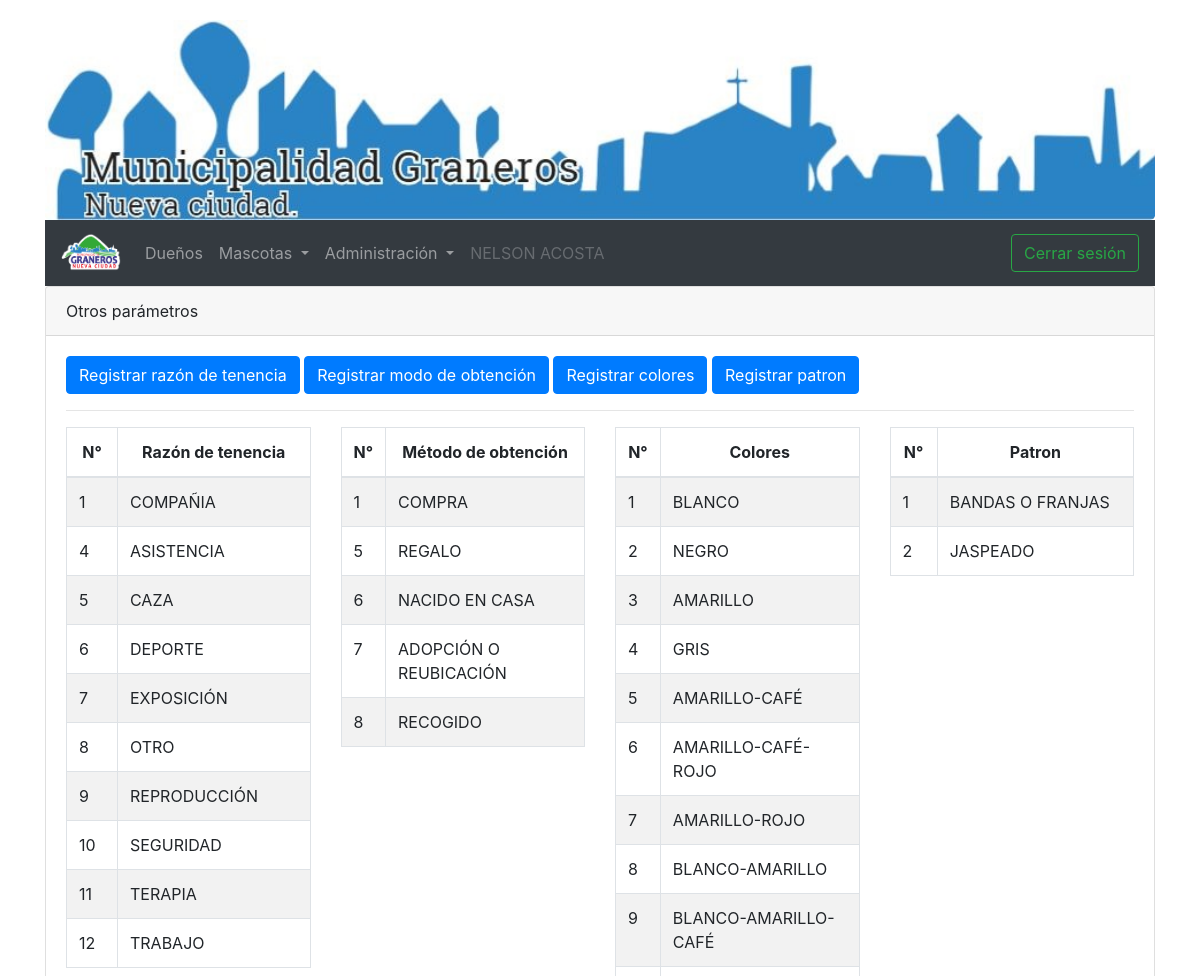
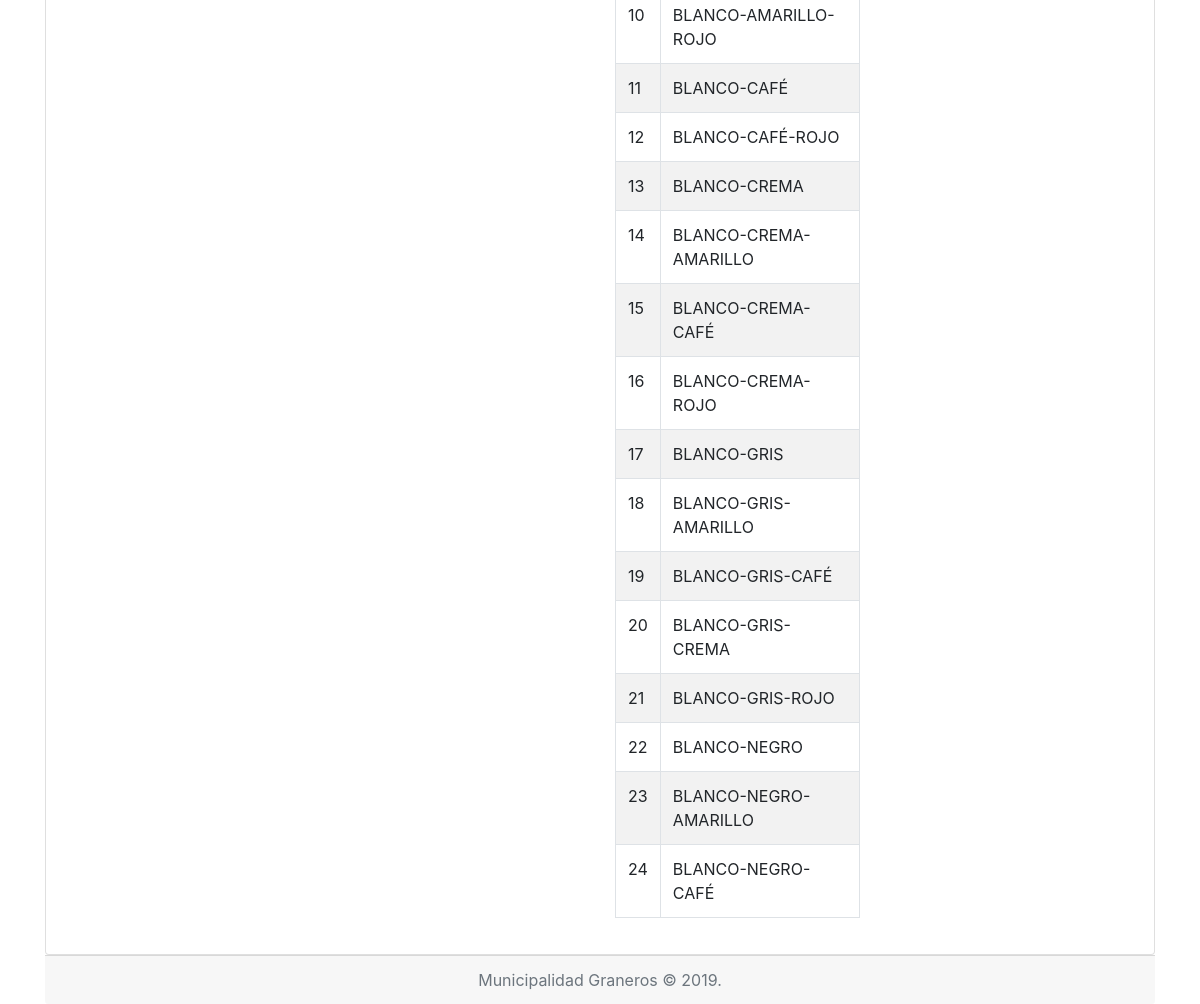
Page /otros (signed in) on the committed database (2 pictures, top to bottom).
### tables this page shows
CREATE TABLE `razon` (
  `id_razon` int(11) NOT NULL,
  `razon` varchar(64) NOT NULL
);

CREATE TABLE `obtencion` (
  `id_obtencion` int(11) NOT NULL,
  `obtencion` varchar(64) NOT NULL
);

CREATE TABLE `colores` (
  `id_color` int(11) NOT NULL,
  `color` varchar(25) NOT NULL
);

CREATE TABLE `patron_color` (
  `id_patron` int(11) NOT NULL,
  `patron` varchar(50) NOT NULL
);

### controllers/vistasControlador.php (called while the page is built)
<?php
require_once "./models/vistasModelo.php";
class vistasControlador extends vistasModelo{
    function obtener_plantilla_controlador(){
        return require_once './views/plantilla.php';
    }
    function obtener_vistas_controlador(){
        if(isset($_GET['views'])){
            $ruta = explode("/", $_GET['views']);
            $respuesta = vistasModelo::obtener_vistas_modelo($ruta[0]);
        }else{
            $respuesta = "login";
        }
        return $respuesta;
    }
}
?>

### models/vistasModelo.php (called while the page is built)
<?php
class vistasModelo{
    protected function obtener_vistas_modelo($vistas){
        $listaBlanca = ["inicio", "registroCliente", "registroMascota", "reporteMascota", "registroUsuarios", "productos", "especies", "otros"];
        if (in_array($vistas,$listaBlanca)) {
            if (is_file("./views/contenido/" . $vistas. "-view.php")) {
                $contenido = "./views/contenido/" . $vistas. "-view.php";
            } else {
                $contenido = 'login';
            }
        } elseif($vistas == 'login'){
            $contenido = 'login';
        }elseif($vistas == 'index'){
            $contenido = 'login';
        }else{
            $contenido = 'login';
        }
        return $contenido;
    }
}
?>

### index.php (called while the page is built, shortened)
<?php
require_once './controllers/vistasControlador.php';
$plantilla = new vistasControlador();
$plantilla->obtener_plantilla_controlador();
?>

### models/clase.php (called while the page is built, shortened)
<?php
    function verRazon(){
        include 'core/conexion.php';
        $sql = "SELECT id_razon, razon FROM razon";
        $result = mysqli_query($conn, $sql);
        return $result;
    }
    function verObtencion(){
        include 'core/conexion.php';
        $sql = "SELECT id_obtencion, obtencion FROM obtencion";
        $result = mysqli_query($conn, $sql);
        return $result;
    }
    function verColores(){
        include 'core/conexion.php';
        $sql = "SELECT id_color, color FROM colores";
        $result = mysqli_query($conn, $sql);
        return $result;
    }
    function verPatron(){
        include 'core/conexion.php';
        $sql = "SELECT id_patron, patron FROM patron_color";
        $result = mysqli_query($conn, $sql);
        return $result;
    }

### views/contenido/extra/otrosTabla.php (the view)
<?php
include 'models/clase.php';
$razon = verRazon();
$obtencion = verObtencion();
$colores = verColores();
$patron = verPatron();
?>
<div class="row">
    <div class="col-sm-3">
        <table class="table table-striped table-bordered" id="">
            <thead>
                <tr>
                    <th class="text-center">N°</th>
                    <th class="text-center">Razón de tenencia</th>
                </tr>
            </thead>
            <tbody>
                <?php
                    while ($ver = mysqli_fetch_array($razon)) {
                ?>
                <tr>
                    <td> <?php echo $ver[0];?> </td>
                    <td> <?php echo $ver[1];?> </td>
                </tr>
                <?php } mysqli_free_result($razon); ?>
            </tbody>
        </table>
    </div>
    <div class="col-sm-3">
        <table class="table table-striped table-bordered" id="">
            <thead>
                <tr>
                    <th class="text-center">N°</th>
                    <th class="text-center">Método de obtención</th>
                </tr>
            </thead>
            <tbody>
                <?php
                    while ($fila = mysqli_fetch_array($obtencion)) {
                ?>
                <tr>
                    <td> <?php echo $fila[0];?> </td>
                    <td> <?php echo $fila[1];?> </td>
                </tr>
                <?php } mysqli_free_result($obtencion); ?>
            </tbody>
        </table>
    </div>
    <div class="col-sm-3">
        <table class="table table-striped table-bordered" id="">
            <thead>
                <tr>
                    <th class="text-center">N°</th>
                    <th class="text-center">Colores</th>
                </tr>
            </thead>
            <tbody>
                <?php
                    while ($fila = mysqli_fetch_array($colores)) {
                ?>
                <tr>
                    <td> <?php echo $fila[0];?> </td>
                    <td> <?php echo $fila[1];?> </td>
                </tr>
                <?php } mysqli_free_result($colores); ?>
            </tbody>
        </table>
    </div>
    <div class="col-sm-3">
        <table class="table table-striped table-bordered" id="">
            <thead>
                <tr>
                    <th class="text-center">N°</th>
                    <th class="text-center">Patron</th>
                </tr>
            </thead>
            <tbody>
                <?php
                    while ($fila = mysqli_fetch_array($patron)) {
                ?>
                <tr>
                    <td> <?php echo $fila[0];?> </td>
                    <td> <?php echo $fila[1];?> </td>
                </tr>
                <?php } mysqli_free_result($patron); ?>
            </tbody>
        </table>
    </div>
</div>

### views/plantilla.php (shortened to what this page needs)
<?php
    require_once './controllers/vistasControlador.php';
    $vt = new vistasControlador();
    $vistasR = $vt->obtener_vistas_controlador();
    if($vistasR == 'login'):
        require_once './views/contenido/login-view.php';
    else:
?>
<?php
    include 'layout/header.php';
?>
<?php require_once $vistasR; ?>
</div>
        <div class="card-footer text-muted text-center">
            Municipalidad Graneros © <?php echo date('Y')."."?>
        </div>
    </div>
    <?php endif; ?>
</body>
</html>

### views/layout/header.php (shortened to what this page needs)
<!DOCTYPE html>
<html lang="es">
<head>
    <?php include 'links.php'; ?>
</head>
<body>
    <div class="container container-header">
        <div class="jumbotron">
        </div>
    </div>
    <div class="container">
        <?php
        if($_SESSION['nivel'] == 1){
            include 'menu.php';
        }else{
            include 'menu1.php';
        }
        ?>
        <div class="card text-letf">

### views/layout/links.php (shortened to what this page needs)
<link rel="stylesheet" href="<?php echo SERVERURL; ?>public/lib/bootstrap4/bootstrap.min.css">
<link rel="stylesheet" href="<?php echo SERVERURL; ?>public/lib/datatables/bootstrap.css">
<link rel="stylesheet" href="<?php echo SERVERURL; ?>public/lib/datatables/dataTables.bootstrap4.min.css">
<link rel="stylesheet" href="<?php echo SERVERURL; ?>public/lib/datatables/buttons.bootstrap4.min.css">
<link rel="stylesheet" href="<?php echo SERVERURL; ?>public/lib/alertify/css/alertify.css">
<link rel="stylesheet" href="<?php echo SERVERURL; ?>public/lib/alertify/css/themes/bootstrap.css">
<link rel="stylesheet" href="<?php echo SERVERURL; ?>public/lib/icomoon/fonts/style.css">
<link rel="stylesheet" href="<?php echo SERVERURL; ?>public/css/estilos.css">

### views/layout/menu.php (shortened to what this page needs)
<nav class="navbar navbar-expand-lg navbar-dark bg-dark">
    <a class="navbar-brand" href="inicio">
        <img src="public/img/2.png" width="60" height="40" alt="">
    </a>
    <div class="collapse navbar-collapse" id="navbarSupportedContent">
        <ul class="navbar-nav mr-auto">
            <li class="nav-item">
                <a class="nav-link" href="registroCliente">Dueños</a>
            </li>
            <li class="nav-item dropdown">
                <a class="nav-link dropdown-toggle" href="#" id="navbarDropdown" role="button" data-toggle="dropdown"
                    aria-haspopup="true" aria-expanded="false">
                    Mascotas
                </a>
            </li>
            <li class="nav-item dropdown">
                <a class="nav-link dropdown-toggle" href="#" id="navbarDropdown" role="button" data-toggle="dropdown"
                    aria-haspopup="true" aria-expanded="false">
                    Administración
                </a>
            </li>
            <li class="nav-item">
                <a class="nav-link disabled" href="#">
                    <?php
                    if($_SESSION['name'] == ''){
                        header('Location: ./controllers/cerrarSesion.php');
                    }else{
                        echo $_SESSION['name'];
                    }
                ?>
                </a>
            </li>
        </ul>
        <a class="btn btn-outline-success my-2 my-sm-0" href="./controllers/cerrarSesion.php">Cerrar sesión</a>
    </div>
</nav>

### views/contenido/otros-view.php (shortened to what this page needs)
<div class="card-header">
    Otros parámetros
</div>
<div class="card-body">
<button type="button" class="btn btn-primary" data-toggle="modal" data-target="#otrosRazonModal">
    Registrar razón de tenencia
</button>
<button type="button" class="btn btn-primary" data-toggle="modal" data-target="#otrosObtencionModal">
    Registrar modo de obtención
</button>
<button type="button" class="btn btn-primary" data-toggle="modal" data-target="#otrosColorModal">
    Registrar colores
</button>
<button type="button" class="btn btn-primary" data-toggle="modal" data-target="#otrosPatronModal">
    Registrar patron
</button>
<hr>
<?php
    include 'extra/otrosTabla.php';
?>
</div>

### public/css/estilos.css (style rules this page uses)
.jumbotron { margin-top: 20px; margin-bottom: 10px; background-image: url('../img/3.jpeg'); background-size: cover; width: 100%; height: 200px; }
.container-header { margin-bottom: -10px; }

### rows in the picture
razon: id_razon "1", razon "COMPAÑIA"
razon: id_razon "4", razon "ASISTENCIA"
razon: id_razon "5", razon "CAZA"
razon: id_razon "6", razon "DEPORTE"
razon: id_razon "7", razon "EXPOSICIÓN"
razon: id_razon "8", razon "OTRO"
razon: id_razon "9", razon "REPRODUCCIÓN"
razon: id_razon "10", razon "SEGURIDAD"
razon: id_razon "11", razon "TERAPIA"
razon: id_razon "12", razon "TRABAJO"
obtencion: id_obtencion "1", obtencion "COMPRA"
obtencion: id_obtencion "5", obtencion "REGALO"
obtencion: id_obtencion "6", obtencion "NACIDO EN CASA"
obtencion: id_obtencion "7", obtencion "ADOPCIÓN O REUBICACIÓN"
obtencion: id_obtencion "8", obtencion "RECOGIDO"
colores: id_color "1", color "BLANCO"
colores: id_color "2", color "NEGRO"
colores: id_color "3", color "AMARILLO"
colores: id_color "4", color "GRIS"
colores: id_color "5", color "AMARILLO-CAFÉ"
colores: id_color "6", color "AMARILLO-CAFÉ-ROJO"
colores: id_color "7", color "AMARILLO-ROJO"
colores: id_color "8", color "BLANCO-AMARILLO"
colores: id_color "9", color "BLANCO-AMARILLO-CAFÉ"
colores: id_color "10", color "BLANCO-AMARILLO-ROJO"
colores: id_color "11", color "BLANCO-CAFÉ"
colores: id_color "12", color "BLANCO-CAFÉ-ROJO"
colores: id_color "13", color "BLANCO-CREMA"
colores: id_color "14", color "BLANCO-CREMA-AMARILLO"
colores: id_color "15", color "BLANCO-CREMA-CAFÉ"
colores: id_color "16", color "BLANCO-CREMA-ROJO"
colores: id_color "17", color "BLANCO-GRIS"
colores: id_color "18", color "BLANCO-GRIS-AMARILLO"
colores: id_color "19", color "BLANCO-GRIS-CAFÉ"
colores: id_color "20", color "BLANCO-GRIS-CREMA"
colores: id_color "21", color "BLANCO-GRIS-ROJO"
colores: id_color "22", color "BLANCO-NEGRO"
colores: id_color "23", color "BLANCO-NEGRO-AMARILLO"
colores: id_color "24", color "BLANCO-NEGRO-CAFÉ"
patron_color: id_patron "1", patron "BANDAS O FRANJAS"
patron_color: id_patron "2", patron "JASPEADO"

### other values in the picture
$_SESSION['name'] "NELSON ACOSTA"
